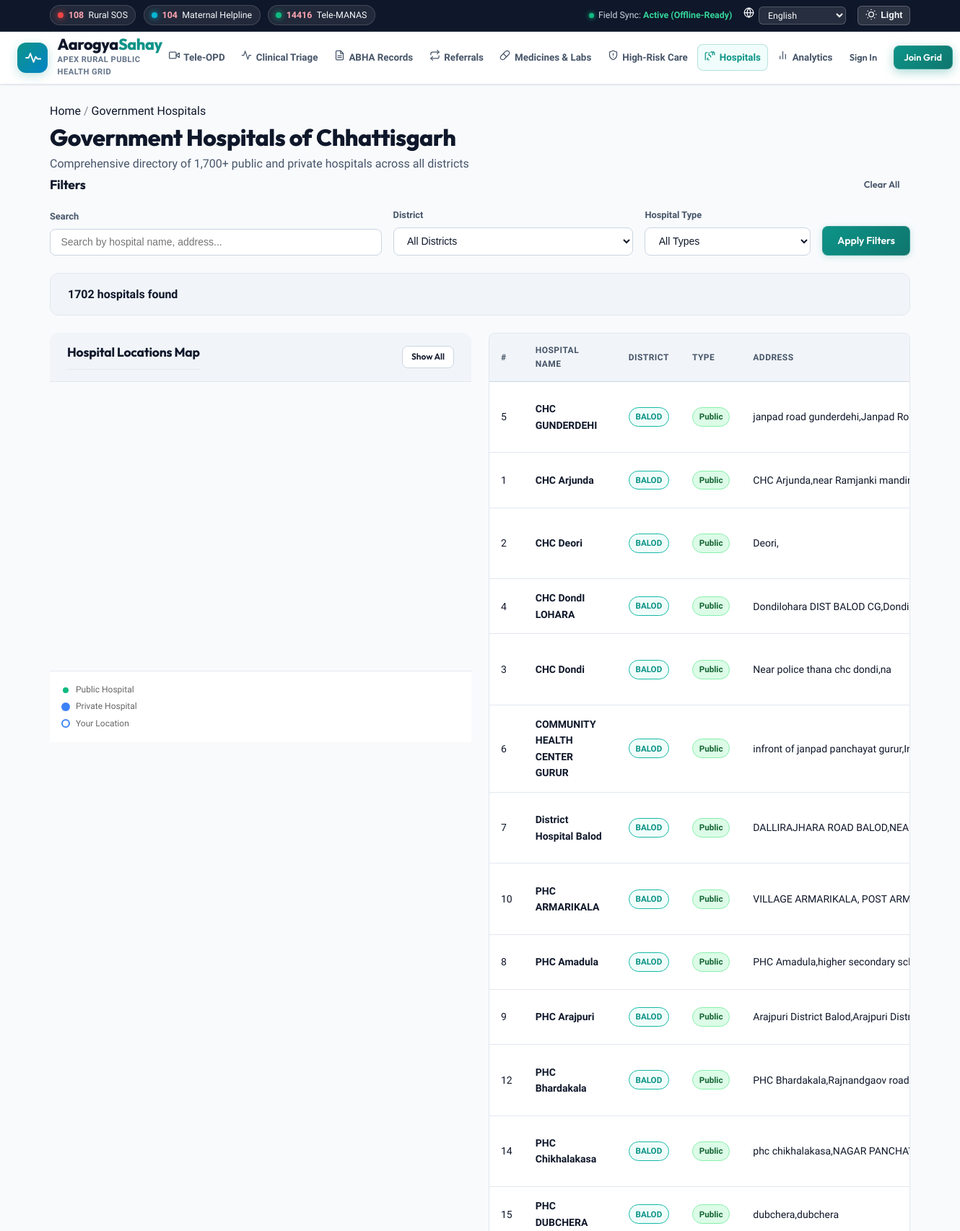
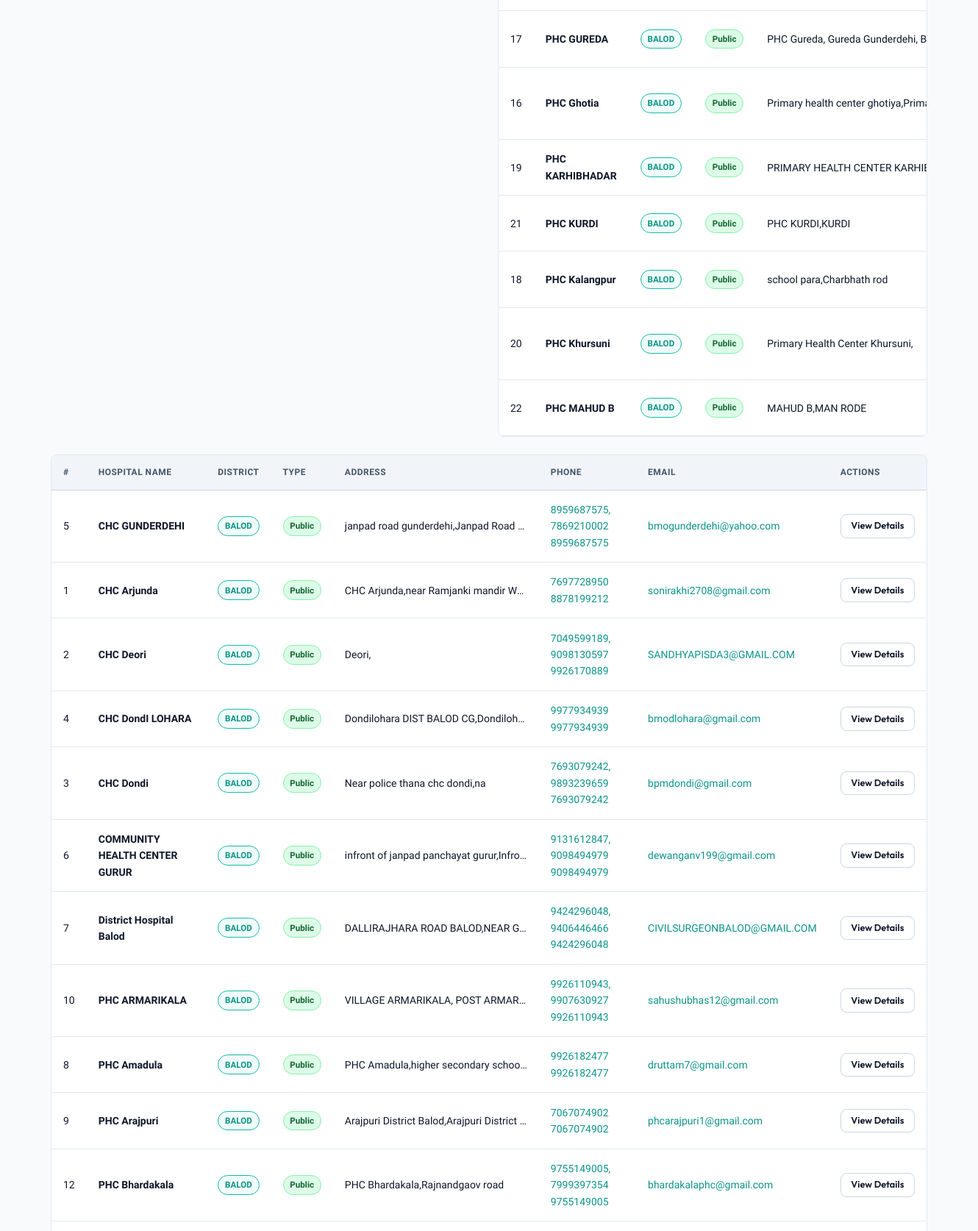
The app's page /hospitals/ (upper part) with its own data (2 pictures, top to bottom).
### tables this page shows
CREATE TABLE hospitals (
            id INTEGER PRIMARY KEY AUTOINCREMENT,
            sno TEXT,
            district TEXT NOT NULL,
            hospital_type TEXT NOT NULL,
            hospital_name TEXT NOT NULL,
            address TEXT,
            phone1 TEXT,
            phone2 TEXT,
            email TEXT,
            state TEXT DEFAULT 'Chhattisgarh',
            created_at TIMESTAMP DEFAULT CURRENT_TIMESTAMP,
            updated_at TIMESTAMP DEFAULT CURRENT_TIMESTAMP
        , latitude REAL, longitude REAL, geocoded_at TIMESTAMP);

### routes/hospitals.py (the view)
@hospitals_bp.route('/')
def list_hospitals():
    db = get_db()
    page = request.args.get('page', 1, type=int)
    per_page = request.args.get('per_page', 20, type=int)
    district = request.args.get('district', '')
    hospital_type = request.args.get('type', '')
    search = request.args.get('search', '')
    query = "SELECT * FROM hospitals WHERE 1=1"
    params = []
    if district:
        query += " AND district = ?"
        params.append(district)
    if hospital_type:
        query += " AND hospital_type = ?"
        params.append(hospital_type)
    if search:
        query += " AND (hospital_name LIKE ? OR address LIKE ?)"
        params.extend([f"%{search}%", f"%{search}%"])
    count_query = query.replace("SELECT *", "SELECT COUNT(*)")
    total = db.execute(count_query, params).fetchone()[0]
    query += " ORDER BY district, hospital_name LIMIT ? OFFSET ?"
    params.extend([per_page, (page - 1) * per_page])
    hospitals = db.execute(query, params).fetchall()
    hospitals_list = [dict(h) for h in hospitals]
    districts = db.execute("SELECT DISTINCT district FROM hospitals ORDER BY district").fetchall()
    types = db.execute("SELECT DISTINCT hospital_type FROM hospitals ORDER BY hospital_type").fetchall()
    return render_template('hospitals/list.html',
                           hospitals=hospitals_list,
                           districts=[d['district'] for d in districts],
                           types=[t['hospital_type'] for t in types],
                           current_district=district,
                           current_type=hospital_type,
                           search=search,
                           page=page,
                           per_page=per_page,
                           total=total,
                           total_pages=(total + per_page - 1) // per_page)

### app.py (called while the page is built)
@app.context_processor
def inject_global_data():
    current_user = None
    if "user_id" in session:
        db = get_db()
        current_user = db.execute("SELECT * FROM users WHERE id = ?", (session["user_id"],)).fetchone()
    return dict(current_user=current_user)

### db.py (called while the page is built)
def get_db():
    if "db" not in g:
        g.db = sqlite3.connect(DATABASE)
        g.db.row_factory = sqlite3.Row
        g.db.execute("PRAGMA journal_mode=WAL")       # Better concurrent read perf
        g.db.execute("PRAGMA foreign_keys=ON")         # Enforce referential integrity
    return g.db

### templates/hospitals/list.html (shortened to what this page needs)
{% extends "base.html" %}
{% block breadcrumbs %}
<div class="container breadcrumbs-bar">
    <nav class="breadcrumbs" aria-label="Breadcrumb">
        <a href="{{ url_for('index') }}">Home</a>
        <span class="breadcrumb-sep" aria-hidden="true">/</span>
        <span class="breadcrumb-current" aria-current="page">Government Hospitals</span>
    </nav>
</div>
{% endblock %}
{% block content %}
<div class="container page-container">
    <header class="page-header">
        <h1 class="page-title">Government Hospitals of Chhattisgarh</h1>
        <p class="page-subtitle">Comprehensive directory of 1,700+ public and private hospitals across all districts</p>
    </header>
    <div class="filters-card card">
        <div class="filters-header">
            <h2 class="filters-title">Filters</h2>
            <a href="{{ url_for('hospitals.list_hospitals') }}" class="btn btn-ghost btn-sm">Clear All</a>
        </div>
        <form method="GET" class="filters-form">
            <div class="filters-row">
                <div class="filter-group">
                    <label for="search" class="filter-label">Search</label>
                    <input type="text" id="search" name="search" class="filter-input"
                           placeholder="Search by hospital name, address..." value="{{ search }}">
                </div>
                <div class="filter-group">
                    <label for="district" class="filter-label">District</label>
                    <select id="district" name="district" class="filter-select">
                        <option value="">All Districts</option>
                    </select>
                </div>
                <div class="filter-group">
                    <label for="type" class="filter-label">Hospital Type</label>
                    <select id="type" name="type" class="filter-select">
                        <option value="">All Types</option>
                    </select>
                </div>
                <div class="filter-group filter-actions">
                    <button type="submit" class="btn btn-primary">Apply Filters</button>
                </div>
            </div>
        </form>
    </div>
    <div class="results-summary">
        <span class="results-count">{{ total }} hospital{{ 's' if total != 1 else '' }} found</span>
    </div>
    <div class="map-table-section">
        <div class="map-card card">
            <div class="card-header">
                <h2 class="card-title">Hospital Locations Map</h2>
                <div class="map-controls">
                    <button type="button" class="btn btn-outline btn-sm" onclick="toggleMapLayer()" id="toggleMapBtn" style="padding: 6px 12px; font-size: 12px;">Show All</button>
                </div>
            </div>
            <div class="map-container" style="height: 400px; width: 100%;">
                <div id="hospital-map" style="width: 100%; height: 100%;"></div>
            </div>
            <div class="map-legend" style="padding: 1rem; font-size: 12px; color: #666;">
                <div style="display: flex; align-items: center; gap: 8px; margin-bottom: 4px;">
                    <div style="width: 12px; height: 12px; border-radius: 50%; background: #10B981; border: 2px solid white;"></div>
                    <span>Public Hospital</span>
                </div>
                <div style="display: flex; align-items: center; gap: 8px; margin-bottom: 4px;">
                    <div style="width: 12px; height: 12px; border-radius: 50%; background: #3B82F6;"></div>
                    <span>Private Hospital</span>
                </div>
                <div style="display: flex; align-items: center; gap: 8px;">
                    <div style="width: 12px; height: 12px; border-radius: 50%; background: white; border: 2px solid #4285F4;"></div>
                    <span>Your Location</span>
                </div>
            </div>
        </div>
        <div class="table-responsive card">
            <table class="data-table hospitals-table">
                <thead>
                    <tr>
                        <th scope="col">#</th>
                        <th scope="col">Hospital Name</th>
                        <th scope="col">District</th>
                        <th scope="col">Type</th>
                        <th scope="col">Address</th>
                    </tr>
                </thead>
                <tbody>
                    {% for hospital in hospitals %}
                    <tr>
                        <td>{{ hospital['sno'] }}</td>
                        <td>
                            <strong>{{ hospital['hospital_name'] }}</strong>
                        </td>
                        <td>
                            <span class="district-badge">{{ hospital['district'] }}</span>
                        </td>
                        <td>
                            <span class="type-badge type-{{ hospital['hospital_type']|lower }}">{{ hospital['hospital_type'] }}</span>
                        </td>
                        <td class="address-cell">{{ hospital['address'][:80] }}{% if hospital['address']|length > 80 %}...{% endif %}</td>
                    </tr>
                    {% else %}
                    <tr>
                        <td colspan="8" class="no-results">No hospitals found matching your criteria.</td>
                    </tr>
                    {% endfor %}
                </tbody>
            </table>
        </div>
    </div>
    <div class="table-responsive card">
        <table class="data-table hospitals-table">
            <thead>
                <tr>
                    <th scope="col">#</th>
                    <th scope="col">Hospital Name</th>
                    <th scope="col">District</th>
                    <th scope="col">Type</th>
                    <th scope="col">Address</th>
                    <th scope="col">Phone</th>
                    <th scope="col">Email</th>
                    <th scope="col">Actions</th>
                </tr>
            </thead>
            <tbody>
                {% for hospital in hospitals %}
                <tr>
                    <td>{{ hospital['sno'] }}</td>
                    <td>
                        <strong>{{ hospital['hospital_name'] }}</strong>
                    </td>
                    <td>
                        <span class="district-badge">{{ hospital['district'] }}</span>
                    </td>
                    <td>
                        <span class="type-badge type-{{ hospital['hospital_type']|lower }}">{{ hospital['hospital_type'] }}</span>
                    </td>
                    <td class="address-cell">{{ hospital['address'][:100] }}{% if hospital['address']|length > 100 %}...{% endif %}</td>
                    <td>
                        {% if hospital['phone1'] %}
                        <a href="tel:{{ hospital['phone1'] }}" class="phone-link">{{ hospital['phone1'] }}</a>
                        {% endif %}
                        {% if hospital['phone2'] %}
                        <br><a href="tel:{{ hospital['phone2'] }}" class="phone-link">{{ hospital['phone2'] }}</a>
                        {% endif %}
                    </td>
                    <td>
                        {% if hospital['email'] %}
                        <a href="mailto:{{ hospital['email'] }}" class="email-link">{{ hospital['email'] }}</a>
                        {% endif %}
                    </td>
                    <td>
                        <a href="{{ url_for('hospitals.hospital_detail', hospital_id=hospital['id']) }}"
                           class="btn btn-outline btn-sm">View Details</a>
                    </td>
                </tr>
                {% else %}
                <tr>
                    <td colspan="8" class="no-results">No hospitals found matching your criteria.</td>
                </tr>
                {% endfor %}
            </tbody>
        </table>
    </div>
</div>
{% endblock %}

### records on screen
hospitals: sno "5", hospital_name "CHC GUNDERDEHI", district "BALOD", hospital_type "Public", address "janpad road gunderdehi,Janpad Road…", phone1 "8959687575, 7869210002", phone2 "8959687575", email "bmogunderdehi@yahoo.com"
hospitals: sno "1", hospital_name "CHC Arjunda", district "BALOD", hospital_type "Public", address "CHC Arjunda,near Ramjanki mandir W…", phone1 "7697728950", phone2 "8878199212", email "sonirakhi2708@gmail.com"
hospitals: sno "2", hospital_name "CHC Deori", district "BALOD", hospital_type "Public", address "Deori,", phone1 "7049599189, 9098130597", phone2 "9926170889", email "SANDHYAPISDA3@GMAIL.COM"
hospitals: sno "4", hospital_name "CHC DondI LOHARA", district "BALOD", hospital_type "Public", address "Dondilohara DIST BALOD CG,Dondiloh…", phone1 "9977934939", phone2 "9977934939", email "bmodlohara@gmail.com"
hospitals: sno "3", hospital_name "CHC Dondi", district "BALOD", hospital_type "Public", address "Near police thana chc dondi,na", phone1 "7693079242, 9893239659", phone2 "7693079242", email "bpmdondi@gmail.com"
hospitals: sno "6", hospital_name "COMMUNITY HEALTH CENTER GURUR", district "BALOD", hospital_type "Public", address "infront of janpad panchayat gurur,Infro…", phone1 "9131612847, 9098494979", phone2 "9098494979", email "dewanganv199@gmail.com"
hospitals: sno "7", hospital_name "District Hospital Balod", district "BALOD", hospital_type "Public", address "DALLIRAJHARA ROAD BALOD,NEAR G…", phone1 "9424296048, 9406446466", phone2 "9424296048", email "CIVILSURGEONBALOD@GMAIL.COM"
hospitals: sno "10", hospital_name "PHC ARMARIKALA", district "BALOD", hospital_type "Public", address "VILLAGE ARMARIKALA, POST ARMAR…", phone1 "9926110943, 9907630927", phone2 "9926110943", email "sahushubhas12@gmail.com"
hospitals: sno "8", hospital_name "PHC Amadula", district "BALOD", hospital_type "Public", address "PHC Amadula,higher secondary schoo…", phone1 "9926182477", phone2 "9926182477", email "druttam7@gmail.com"
hospitals: sno "9", hospital_name "PHC Arajpuri", district "BALOD", hospital_type "Public", address "Arajpuri District Balod,Arajpuri District…", phone1 "7067074902", phone2 "7067074902", email "phcarajpuri1@gmail.com"
hospitals: sno "12", hospital_name "PHC Bhardakala", district "BALOD", hospital_type "Public", address "PHC Bhardakala,Rajnandgaov road", phone1 "9755149005, 7999397354", phone2 "9755149005", email "bhardakalaphc@gmail.com"
hospitals: sno "14", hospital_name "PHC Chikhalakasa", district "BALOD", hospital_type "Public", address "phc chikhalakasa,NAGAR PANCHAYA…"
hospitals: sno "15", hospital_name "PHC DUBCHERA", district "BALOD", hospital_type "Public", address "dubchera,dubchera"
hospitals: sno "17", hospital_name "PHC GUREDA", district "BALOD", hospital_type "Public", address "PHC Gureda, Gureda Gunderdehi, Bloc…"
hospitals: sno "16", hospital_name "PHC Ghotia", district "BALOD", hospital_type "Public", address "Primary health center ghotiya,Primary…"
hospitals: sno "19", hospital_name "PHC KARHIBHADAR", district "BALOD", hospital_type "Public", address "PRIMARY HEALTH CENTER KARHIBH…"
hospitals: sno "21", hospital_name "PHC KURDI", district "BALOD", hospital_type "Public", address "PHC KURDI,KURDI"
hospitals: sno "18", hospital_name "PHC Kalangpur", district "BALOD", hospital_type "Public", address "school para,Charbhath rod"
hospitals: sno "20", hospital_name "PHC Khursuni", district "BALOD", hospital_type "Public", address "Primary Health Center Khursuni,"
hospitals: sno "22", hospital_name "PHC MAHUD B", district "BALOD", hospital_type "Public", address "MAHUD B,MAN RODE"

### other values on screen
{{ total }} "1702"
{{ 's' if total != 1 else '' }} "s"
